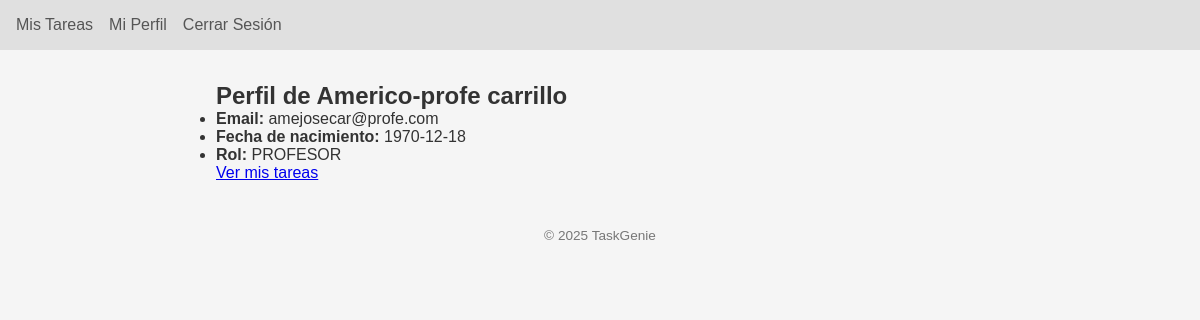
/perfil/ (signed in), run on the app's committed database.
### app/models.py (models this page shows, shortened)
class Usuario(UserMixin, db.Model):
    __tablename__ = "usuarios"
    id               = db.Column(db.Integer, primary_key=True)
    nombre           = db.Column(db.String(50), nullable=False)
    apellido         = db.Column(db.String(50), nullable=False)
    email            = db.Column(db.String(120), unique=True, nullable=False)
    clave_hash       = db.Column(db.String(128), nullable=False)
    fecha_nacimiento = db.Column(db.Date, nullable=False)
    rol              = db.Column(db.Enum(RolEnum), default=RolEnum.USER, nullable=False)
    is_blocked       = db.Column(db.Boolean, default=False)
    tareas_creadas = db.relationship(
        "Tarea",
        foreign_keys="Tarea.user_id",
        back_populates="usuario",
        cascade="all, delete-orphan"
    )
    tareas_recibidas = db.relationship(
        "Tarea",
        foreign_keys="Tarea.asignado_a_id",
        back_populates="asignado_a"
    )

### app/blueprints/perfil/routes.py (the view)
@perfil_bp.route("/", methods=["GET"])
@login_required
def index():
    return render_template("perfil.html", user=current_user)

### app/extensions.py (called while the page is built)
@login_manager.user_loader
def load_user(user_id: str):
    from app.models import Usuario
    return db.session.get(Usuario, int(user_id))

### app/blueprints/perfil/templates/perfil/perfil.html
{% extends 'base.html' %} {% block title %}Mi Perfil{% endblock %} {% block
content %}
<section class="perfil">
  <h2>Perfil de {{ user.nombre }} {{ user.apellido }}</h2>
  <ul>
    <li><strong>Email:</strong> {{ user.email }}</li>
    <li>
      <strong>Fecha de nacimiento:</strong> {{
      user.fecha_nacimiento.strftime('%Y-%m-%d') }}
    </li>
    <li><strong>Rol:</strong> {{ user.rol.value }}</li>
  </ul>
  <p><a href="{{ url_for('tareas.listado') }}">Ver mis tareas</a></p>
</section>
{% endblock %}

### app/static/css/style.css (style rules this page uses)
:root { --bg: #f5f5f5; --nav-bg: #e0e0e0; --text: #333; --link: #555; --link-hover: #000; --flash-info: #d9edf7; --flash-success: #dff0d8; --flash-danger: #f2dede; --flash-warning: #fcf8e3; }
* { margin: 0; padding: 0; box-sizing: border-box; font-family: Arial, sans-serif; }
body { background: var(--bg); color: var(--text); }

### data on the page
Usuario: nombre "Americo-profe", apellido "carrillo", email "amejosecar@profe.com", fecha_nacimiento "1970-12-18", rol.value "PROFESOR"
